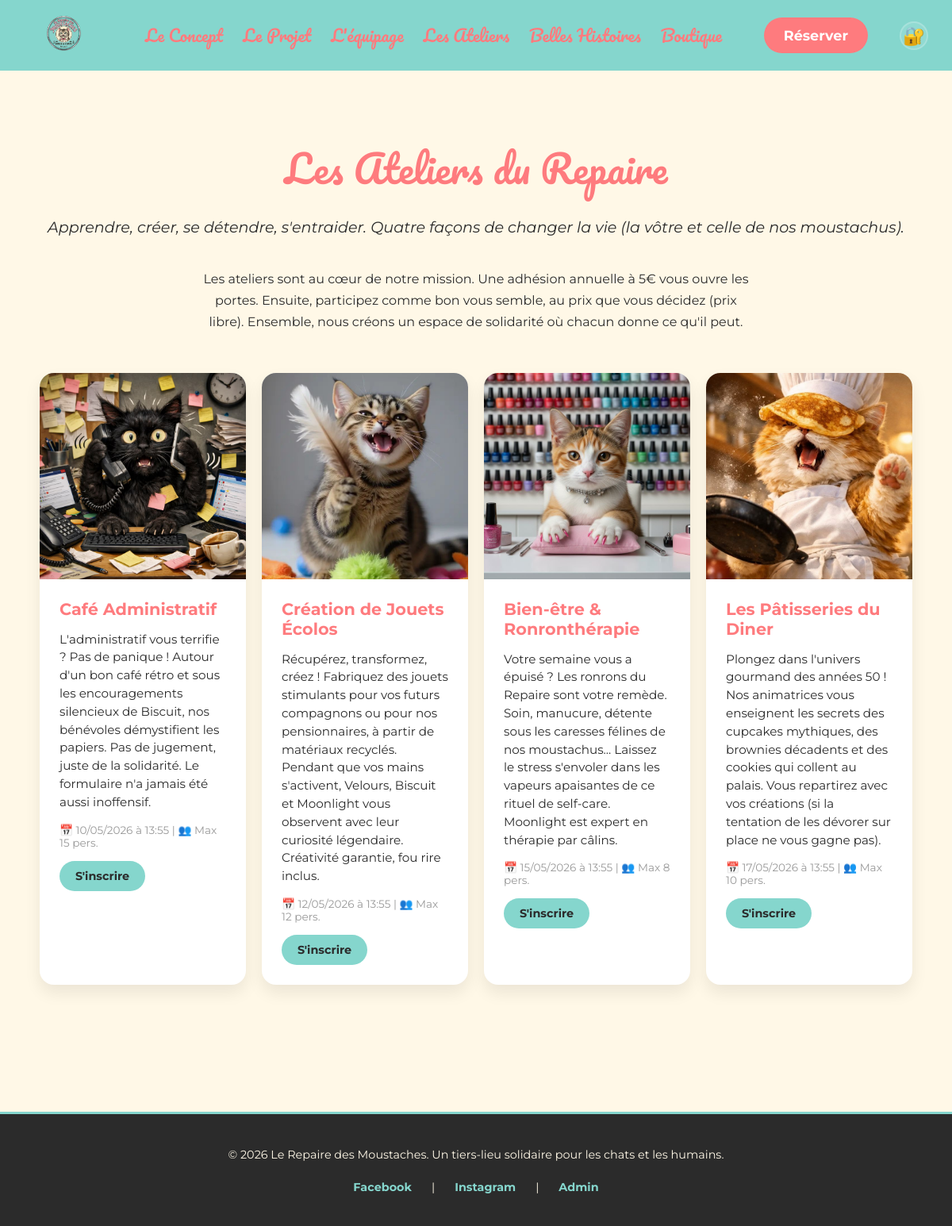
/ateliers.php, run on the app's committed database.
### tables this page shows
CREATE TABLE ateliers (
  id INT AUTO_INCREMENT PRIMARY KEY,
  titre VARCHAR(150) NOT NULL,
  description TEXT,
  image VARCHAR(255),
  date_heure DATETIME NOT NULL,
  capacite_max INT NOT NULL,
  admin_id INT NOT NULL,
  CONSTRAINT fk_ateliers_admin
    FOREIGN KEY (admin_id) REFERENCES admin_users(id)
    ON UPDATE CASCADE ON DELETE RESTRICT,
  CONSTRAINT chk_ateliers_capacite CHECK (capacite_max > 0)
);

### ateliers.php (the view, shortened to what this page needs)
<?php
try {
    $pdo = getPDO();
    $stmt = $pdo->prepare('SELECT id, titre, description, image, date_heure, capacite_max
                           FROM ateliers
                           ORDER BY date_heure ASC');
    $stmt->execute();
    $ateliers = $stmt->fetchAll();
} catch (PDOException $e) {
    error_log('Erreur BD ateliers: ' . $e->getMessage());
    $ateliers = [];
}
?>
<!DOCTYPE html>
<html lang="fr">
<head>
    <link rel="stylesheet" href="style.css">
</head>
<body>
    <header>
        <a href="index.php" class="logo"><img src="images/logo.png" alt="Logo du Repaire des Moustaches"></a>
        <nav>
            <ul>
                <li><a href="concept.php">Le Concept</a></li>
                <li><a href="projet.php">Le Projet</a></li>
                <li><a href="equipage.php">L'équipage</a></li>
                <li><a href="ateliers.php">Les Ateliers</a></li>
                <li><a href="public/belles-histoires.php">Belles Histoires</a></li>
                <li><a href="public/boutique.php">Boutique</a></li>
            </ul>
        </nav>
        <div class="action"><a href="formulaire.php" class="bouton-reserver">Réserver</a><a href="login.php" class="btn-admin-lock" title="Accès administrateur">🔐</a></div>
    </header>
    <main>
        <section class="page-section ateliers">
            <h1 class="page-title">Les Ateliers du Repaire</h1>
            <p class="sous-titre-ateliers">Apprendre, créer, se détendre, s'entraider. Quatre façons de changer la vie (la vôtre et celle de nos moustachus).</p>
            <p style="text-align: center; margin-bottom: 50px; line-height: 1.7; max-width: 700px; margin-left: auto; margin-right: auto;">Les ateliers sont au cœur de notre mission. Une adhésion annuelle à 5€ vous ouvre les portes. Ensuite, participez comme bon vous semble, au prix que vous décidez (prix libre). Ensemble, nous créons un espace de solidarité où chacun donne ce qu'il peut.</p>
            <div class="grille-atelier-visuels">
                <?php foreach ($ateliers as $atelier):
                    $image = !empty($atelier['image']) ? $atelier['image'] : 'images/atelier-default.jpg';
                ?>
                <article class="visuel-card">
                    <img src="<?php echo htmlspecialchars($image, ENT_QUOTES, 'UTF-8'); ?>"
                         alt="<?php echo htmlspecialchars($atelier['titre'], ENT_QUOTES, 'UTF-8'); ?>">
                    <div class="contenu-atelier">
                        <h3><?php echo htmlspecialchars($atelier['titre'], ENT_QUOTES, 'UTF-8'); ?></h3>
                        <p><?php echo htmlspecialchars($atelier['description'], ENT_QUOTES, 'UTF-8'); ?></p>
                        <small style="color: #999; font-size: 0.85rem;">
                            📅 <?php echo date('d/m/Y à H:i', strtotime($atelier['date_heure'])); ?>
                            | 👥 Max <?php echo htmlspecialchars((string)$atelier['capacite_max'], ENT_QUOTES, 'UTF-8'); ?> pers.
                        </small>
                        <a href="formulaire.php" class="bouton-secondaire">S'inscrire</a>
                    </div>
                </article>
                <?php endforeach; ?>
            </div>
        </section>
    </main>
    <footer>
        <p>&copy; 2026 Le Repaire des Moustaches. Un tiers-lieu solidaire pour les chats et les humains.</p>
        <div class="reseaux-sociaux">
            <a href="#">Facebook</a> |
            <a href="#">Instagram</a> |
            <a href="login.php">Admin</a>
        </div>
    </footer>
</body>
</html>

### style.css (style rules this page uses)
:root { --creme: #FFF8E7; --vert-menthe: #85D6CD; --rose-corail: #FE7B7E; --gris-fonce: #2B2B2B; }
* { margin: 0; padding: 0; box-sizing: border-box; }
body { background-color: var(--creme); color: var(--gris-fonce); font-family: 'Montserrat', sans-serif; }
.page-section { padding: 60px 50px 90px; text-align: center; }
.page-title { font-family: 'Pacifico', cursive; color: var(--rose-corail); font-size: 3rem; font-weight: normal; margin-bottom: 20px; }
header { background-color: var(--vert-menthe); display: flex; justify-content: space-between; align-items: center; padding: 15px 30px; gap: 20px; }
.logo img { height: 55px; flex-shrink: 0; }
nav ul { display: flex; gap: 25px; list-style: none; flex: 1; justify-content: center; }
nav li { flex-shrink: 1; }
nav a { font-family: 'Pacifico', cursive !important; font-size: 1.3rem !important; font-weight: 400 !important; color: var(--rose-corail) !important; text-transform: capitalize !important; text-decoration: none !important; transition: color 0.3s ease !important; white-space: nowrap !important; display: block !important; letter-spacing: 0 !important; line-height: 1.2 !important; }
.action { display: flex; align-items: center; gap: 40px; flex-shrink: 0; min-width: fit-content; }
.bouton-reserver { background-color: var(--rose-corail); color: white; text-decoration: none; padding: 12px 25px; border-radius: 30px; font-weight: bold; font-family: 'Montserrat', sans-serif; font-size: 1.1rem; transition: all 0.3s ease; white-space: nowrap; }
.btn-admin-lock { font-size: 1.4rem; display: flex; align-items: center; justify-content: center; width: 36px; height: 36px; border-radius: 50%; background-color: rgba(255, 255, 255, 0.1); text-decoration: none; transition: all 0.3s ease; cursor: pointer; border: 2px solid rgba(255, 255, 255, 0.2); flex-shrink: 0; }
footer { background-color: var(--gris-fonce); color: var(--creme); text-align: center; padding: 40px 50px; margin-top: 80px; font-size: 0.9rem; border-top: 3px solid var(--vert-menthe); }
footer p { margin-bottom: 15px; line-height: 1.6; }
.reseaux-sociaux { margin-top: 20px; display: flex; justify-content: center; gap: 25px; flex-wrap: wrap; }
.reseaux-sociaux a { color: var(--vert-menthe); text-decoration: none; font-weight: bold; transition: color 0.3s ease; }
.ateliers { padding: 80px 50px; text-align: center; }
.sous-titre-ateliers { font-size: 1.2rem; margin-bottom: 40px; font-style: italic; color: var(--gris-fonce); }
.grille-atelier-visuels, .grille-espace { display: grid; grid-template-columns: repeat(4, minmax(0, 1fr)); gap: 20px; align-items: stretch; }
.visuel-card { overflow: hidden; border-radius: 18px; background: white; box-shadow: 0 10px 20px rgba(0, 0, 0, 0.08); }
.visuel-card img { width: 100%; height: 260px; object-fit: cover; display: block; }
.contenu-atelier { padding: 25px; text-align: left; display: flex; flex-direction: column; gap: 15px; }
.contenu-atelier h3 { color: var(--rose-corail); font-size: 1.3rem; margin: 0; }
.contenu-atelier p { font-size: 0.95rem; line-height: 1.5; margin: 0; }
.bouton-secondaire { background-color: var(--vert-menthe); color: var(--gris-fonce); text-decoration: none; padding: 10px 20px; border-radius: 20px; font-weight: bold; font-size: 0.9rem; display: inline-block; align-self: flex-start; transition: background-color 0.3s ease; }

### data on the page
ateliers: image (picture), titre "Café Administratif", description "L'administratif vous terrifie ? Pas de panique ! Autour d'un bon café rétro et sous les encouragements silencieux de Biscuit, nos bénévoles démystifient les papiers. Pas de jugement, juste de la solidarité. Le formulaire n'a jamais été aussi inoffensif.", date_heure "10/05/2026 à 13:55", capacite_max "15"
ateliers: image (picture), titre "Création de Jouets Écolos", description "Récupérez, transformez, créez ! Fabriquez des jouets stimulants pour vos futurs compagnons ou pour nos pensionnaires, à partir de matériaux recyclés. Pendant que vos mains s'activent, Velours, Biscuit et Moonlight vous observent avec leur curiosité légendaire. Créativité garantie, fou rire inclus.", date_heure "12/05/2026 à 13:55", capacite_max "12"
ateliers: image (picture), titre "Bien-être & Ronronthérapie", description "Votre semaine vous a épuisé ? Les ronrons du Repaire sont votre remède. Soin, manucure, détente sous les caresses félines de nos moustachus... Laissez le stress s'envoler dans les vapeurs apaisantes de ce rituel de self-care. Moonlight est expert en thérapie par câlins.", date_heure "15/05/2026 à 13:55", capacite_max "8"
ateliers: image (picture), titre "Les Pâtisseries du Diner", description "Plongez dans l'univers gourmand des années 50 ! Nos animatrices vous enseignent les secrets des cupcakes mythiques, des brownies décadents et des cookies qui collent au palais. Vous repartirez avec vos créations (si la tentation de les dévorer sur place ne vous gagne pas).", date_heure "17/05/2026 à 13:55", capacite_max "10"
